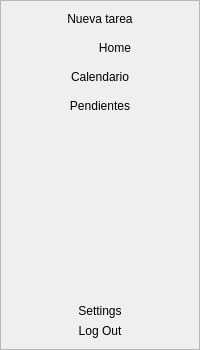
         <widget class="QFrame" name="frame_2">
          <property name="minimumSize">
           <size>
            <width>150</width>
            <height>0</height>
           </size>
          </property>
          <property name="styleSheet">
           <string notr="true">QPushButton{
border:none;
}</string>
          </property>
          <property name="frameShape">
           <enum>QFrame::StyledPanel</enum>
          </property>
          <property name="frameShadow">
           <enum>QFrame::Raised</enum>
          </property>
          <layout class="QVBoxLayout" name="verticalLayout_4">
           <item>
            <layout class="QVBoxLayout" name="verticalLayout_2">
             <property name="spacing">
              <number>0</number>
             </property>
             <item>
              <widget class="QPushButton" name="Crear">
               <property name="cursor">
                <cursorShape>PointingHandCursor</cursorShape>
               </property>
               <property name="styleSheet">
                <string notr="true">QPushButton:hover{
border-radius:10px;
color: rgb(52, 143, 255);
border: None;
background-color: None;
}</string>
               </property>
               <property name="text">
                <string>Nueva tarea</string>
               </property>
               <property name="icon">
                <iconset>
                 <normaloff>src/Imagenes_UI/Nueva_Tarea-removebg-preview.png</normaloff>src/Imagenes_UI/Nueva_Tarea-removebg-preview.png</iconset>
               </property>
               <property name="iconSize">
                <size>
                 <width>35</width>
                 <height>35</height>
                </size>
               </property>
              </widget>
             </item>
             <item>
              <spacer name="verticalSpacer_11">
               <property name="orientation">
                <enum>Qt::Vertical</enum>
               </property>
               <property name="sizeHint" stdset="0">
                <size>
                 <width>20</width>
                 <height>15</height>
                </size>
               </property>
              </spacer>
             </item>
             <item>
              <widget class="QPushButton" name="Inicio">
               <property name="cursor">
                <cursorShape>PointingHandCursor</cursorShape>
               </property>
               <property name="styleSheet">
                <string notr="true">
QPushButton:hover{
border-radius:10px;
color: rgb(52, 143, 255);
border: None;
background-color: None;
}
</string>
               </property>
               <property name="text">
                <string>         Home</string>
               </property>
               <property name="icon">
                <iconset>
                 <normaloff>src/Imagenes_UI/Home-removebg-preview.png</normaloff>src/Imagenes_UI/Home-removebg-preview.png</iconset>
               </property>
               <property name="iconSize">
                <size>
                 <width>30</width>
                 <height>30</height>
                </size>
               </property>
              </widget>
             </item>
             <item>
              <spacer name="verticalSpacer_12">
               <property name="orientation">
                <enum>Qt::Vertical</enum>
               </property>
               <property name="sizeHint" stdset="0">
                <size>
                 <width>20</width>
                 <height>15</height>
                </size>
               </property>
              </spacer>
             </item>
             <item>
              <widget class="QPushButton" name="Calendario">
               <property name="cursor">
                <cursorShape>PointingHandCursor</cursorShape>
               </property>
               <property name="styleSheet">
                <string notr="true">
QPushButton:hover{
border-radius:10px;
color: rgb(52, 143, 255);
border: None;
background-color: None;
}</string>
               </property>
               <property name="text">
                <string>Calendario</string>
               </property>
               <property name="icon">
                <iconset>
                 <normaloff>src/Imagenes_UI/Calendario-removebg-preview.png</normaloff>src/Imagenes_UI/Calendario-removebg-preview.png</iconset>
               </property>
               <property name="iconSize">
                <size>
                 <width>35</width>
                 <height>35</height>
                </size>
               </property>
              </widget>
             </item>
             <item>
              <spacer name="verticalSpacer_13">
               <property name="orientation">
                <enum>Qt::Vertical</enum>
               </property>
               <property name="sizeHint" stdset="0">
                <size>
                 <width>20</width>
                 <height>15</height>
                </size>
               </property>
              </spacer>
             </item>
             <item>
              <widget class="QPushButton" name="TareasPen">
               <property name="cursor">
                <cursorShape>PointingHandCursor</cursorShape>
               </property>
               <property name="styleSheet">
                <string notr="true">QPushButtom{
background-color: rgb(0,0,0,0);
}
QPushButton:hover{
border-radius:10px;
color: rgb(52, 143, 255);
border: None;
background-color: None;
}</string>
               </property>
               <property name="text">
                <string>Pendientes</string>
               </property>
               <property name="icon">
                <iconset>
                 <normaloff>src/Imagenes_UI/Pendientes__1_-removebg-preview.png</normaloff>src/Imagenes_UI/Pendientes__1_-removebg-preview.png</iconset>
               </property>
               <property name="iconSize">
                <size>
                 <width>35</width>
                 <height>35</height>
                </size>
               </property>
              </widget>
             </item>
            </layout>
           </item>
           <item>
            <spacer name="verticalSpacer_3">
             <property name="orientation">
              <enum>Qt::Vertical</enum>
             </property>
             <property name="sizeHint" stdset="0">
              <size>
               <width>20</width>
               <height>185</height>
              </size>
             </property>
            </spacer>
           </item>
           <item>
            <layout class="QVBoxLayout" name="verticalLayout_3">
             <item>
              <widget class="QPushButton" name="Settings">
               <property name="cursor">
                <cursorShape>PointingHandCursor</cursorShape>
               </property>
               <property name="styleSheet">
                <string notr="true">
QPushButton:hover{
border-radius:10px;
color: rgb(52, 143, 255);
border: None;
background-color: None;
}</string>
               </property>
               <property name="text">
                <string>Settings</string>
               </property>
               <property name="icon">
                <iconset>
                 <normaloff>src/Imagenes_UI/Settings-removebg-preview.png</normaloff>src/Imagenes_UI/Settings-removebg-preview.png</iconset>
               </property>
               <property name="iconSize">
                <size>
                 <width>30</width>
                 <height>30</height>
                </size>
               </property>
              </widget>
             </item>
             <item>
              <widget class="QPushButton" name="LogOut">
               <property name="cursor">
                <cursorShape>PointingHandCursor</cursorShape>
               </property>
               <property name="styleSheet">
                <string notr="true">
QPushButton:hover{
border-radius:10px;
color: rgb(52, 143, 255);
border: None;
background-color: None;
}</string>
               </property>
               <property name="text">
                <string>Log Out</string>
               </property>
               <property name="icon">
                <iconset>
                 <normaloff>src/Imagenes_UI/LogOut-removebg-preview.png</normaloff>src/Imagenes_UI/LogOut-removebg-preview.png</iconset>
               </property>
               <property name="iconSize">
                <size>
                 <width>35</width>
                 <height>35</height>
                </size>
               </property>
              </widget>
             </item>
            </layout>
           </item>
          </layout>
         </widget>
